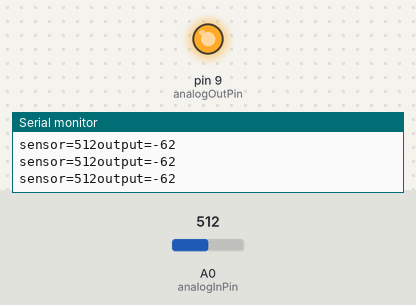
This sketch was run on a simulated Arduino Uno, built with avr-gcc and run on an emulated ATmega328P. Shown: output pins drawn as LEDs (lit = HIGH), the last lines printed to the serial monitor. The test bench sets the inputs (shaded band); at power-on: A0 (analogInPin) = 512.

Above: at 1.2 s.
1.3 s: A0 (analogInPin) set to 716
At 2.5 s:
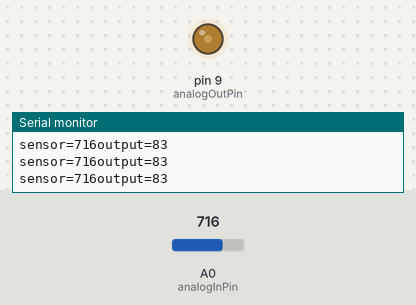
2.8 s: A0 (analogInPin) set to 0
At 3.8 s:
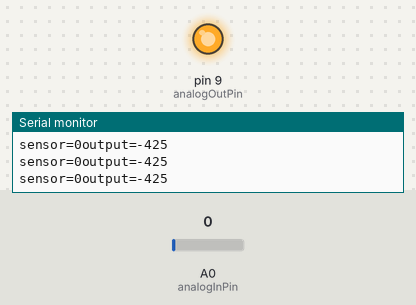
4.3 s: A0 (analogInPin) set to 440
5.8 s: A0 (analogInPin) set to 473
Timing chart, 0 to 8.8 s (numbered marks = the images above; inputs shaded):
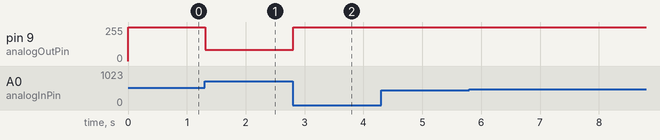

Measured:
- after the input at 1.3 s, pin 9 (analogOutPin): 255/255 → 83/255 at once
- after the input at 2.8 s, pin 9 (analogOutPin): 83/255 → 255/255 at once

The sketch:

sketch_may24a.ino
```cpp
const int analogInPin=A0;
const int analogOutPin=9;

int sensorValue = 0;
int outputValue = 0;

void setup() {
  // put your setup code here, to run once:
  //
  Serial.begin(9600);
}

void loop() {
  // put your main code here, to run repeatedly:
  sensorValue = analogRead(analogInPin);
  outputValue = map(sensorValue,960,600,255,0);

  analogWrite(analogOutPin,outputValue);

  Serial.print("sensor=");
  Serial.print(sensorValue);
  Serial.print("output=");
  Serial.print(outputValue);
    Serial.print("\n");

  delay(2);
}
```
